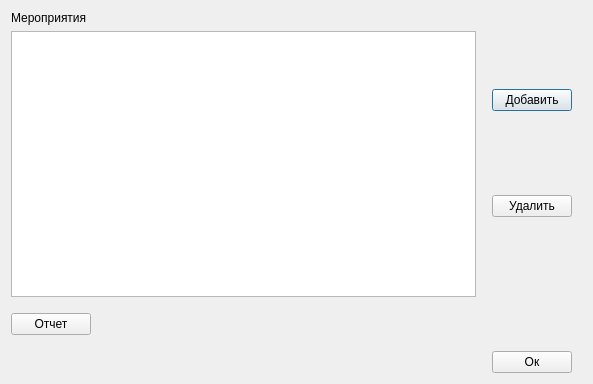
<?xml version="1.0" encoding="UTF-8"?>
<ui version="4.0">
 <class>EventsWindow</class>
 <widget class="QDialog" name="EventsWindow">
  <property name="geometry">
   <rect>
    <x>0</x>
    <y>0</y>
    <width>593</width>
    <height>384</height>
   </rect>
  </property>
  <property name="windowTitle">
   <string>Dialog</string>
  </property>
  <layout class="QVBoxLayout" name="verticalLayout_2">
   <item>
    <layout class="QHBoxLayout" name="horizontalLayout">
     <item>
      <layout class="QVBoxLayout" name="verticalLayout_3">
       <item>
        <widget class="QLabel" name="label">
         <property name="text">
          <string>Мероприятия</string>
         </property>
        </widget>
       </item>
       <item>
        <widget class="QTableView" name="tableViewEvents">
         <attribute name="horizontalHeaderVisible">
          <bool>false</bool>
         </attribute>
         <attribute name="horizontalHeaderDefaultSectionSize">
          <number>1000</number>
         </attribute>
        </widget>
       </item>
      </layout>
     </item>
     <item>
      <spacer name="horizontalSpacer_2">
       <property name="orientation">
        <enum>Qt::Horizontal</enum>
       </property>
       <property name="sizeType">
        <enum>QSizePolicy::Fixed</enum>
       </property>
       <property name="sizeHint" stdset="0">
        <size>
         <width>10</width>
         <height>20</height>
        </size>
       </property>
      </spacer>
     </item>
     <item>
      <layout class="QVBoxLayout" name="verticalLayout">
       <item>
        <widget class="QPushButton" name="pushButtonInsert">
         <property name="text">
          <string>Добавить</string>
         </property>
        </widget>
       </item>
       <item>
        <widget class="QPushButton" name="pushButtonDeleteEvent">
         <property name="text">
          <string>Удалить</string>
         </property>
        </widget>
       </item>
      </layout>
     </item>
     <item>
      <spacer name="horizontalSpacer_3">
       <property name="orientation">
        <enum>Qt::Horizontal</enum>
       </property>
       <property name="sizeType">
        <enum>QSizePolicy::Fixed</enum>
       </property>
       <property name="sizeHint" stdset="0">
        <size>
         <width>10</width>
         <height>20</height>
        </size>
       </property>
      </spacer>
     </item>
    </layout>
   </item>
   <item>
    <spacer name="verticalSpacer_2">
     <property name="orientation">
      <enum>Qt::Vertical</enum>
     </property>
     <property name="sizeType">
      <enum>QSizePolicy::Fixed</enum>
     </property>
     <property name="sizeHint" stdset="0">
      <size>
       <width>20</width>
       <height>10</height>
      </size>
     </property>
    </spacer>
   </item>
   <item>
    <layout class="QHBoxLayout" name="horizontalLayout_3">
     <item>
      <widget class="QPushButton" name="pushButtonReport">
       <property name="text">
        <string>Отчет</string>
       </property>
      </widget>
     </item>
     <item>
      <spacer name="horizontalSpacer_5">
       <property name="orientation">
        <enum>Qt::Horizontal</enum>
       </property>
       <property name="sizeHint" stdset="0">
        <size>
         <width>40</width>
         <height>20</height>
        </size>
       </property>
      </spacer>
     </item>
    </layout>
   </item>
   <item>
    <spacer name="verticalSpacer">
     <property name="orientation">
      <enum>Qt::Vertical</enum>
     </property>
     <property name="sizeType">
      <enum>QSizePolicy::Fixed</enum>
     </property>
     <property name="sizeHint" stdset="0">
      <size>
       <width>20</width>
       <height>10</height>
      </size>
     </property>
    </spacer>
   </item>
   <item>
    <layout class="QHBoxLayout" name="horizontalLayout_2">
     <item>
      <spacer name="horizontalSpacer">
       <property name="orientation">
        <enum>Qt::Horizontal</enum>
       </property>
       <property name="sizeHint" stdset="0">
        <size>
         <width>40</width>
         <height>20</height>
        </size>
       </property>
      </spacer>
     </item>
     <item>
      <widget class="QPushButton" name="pushButtonOk">
       <property name="text">
        <string>Ок</string>
       </property>
      </widget>
     </item>
     <item>
      <spacer name="horizontalSpacer_4">
       <property name="orientation">
        <enum>Qt::Horizontal</enum>
       </property>
       <property name="sizeType">
        <enum>QSizePolicy::Fixed</enum>
       </property>
       <property name="sizeHint" stdset="0">
        <size>
         <width>10</width>
         <height>20</height>
        </size>
       </property>
      </spacer>
     </item>
    </layout>
   </item>
  </layout>
 </widget>
 <resources/>
 <connections/>
</ui>
